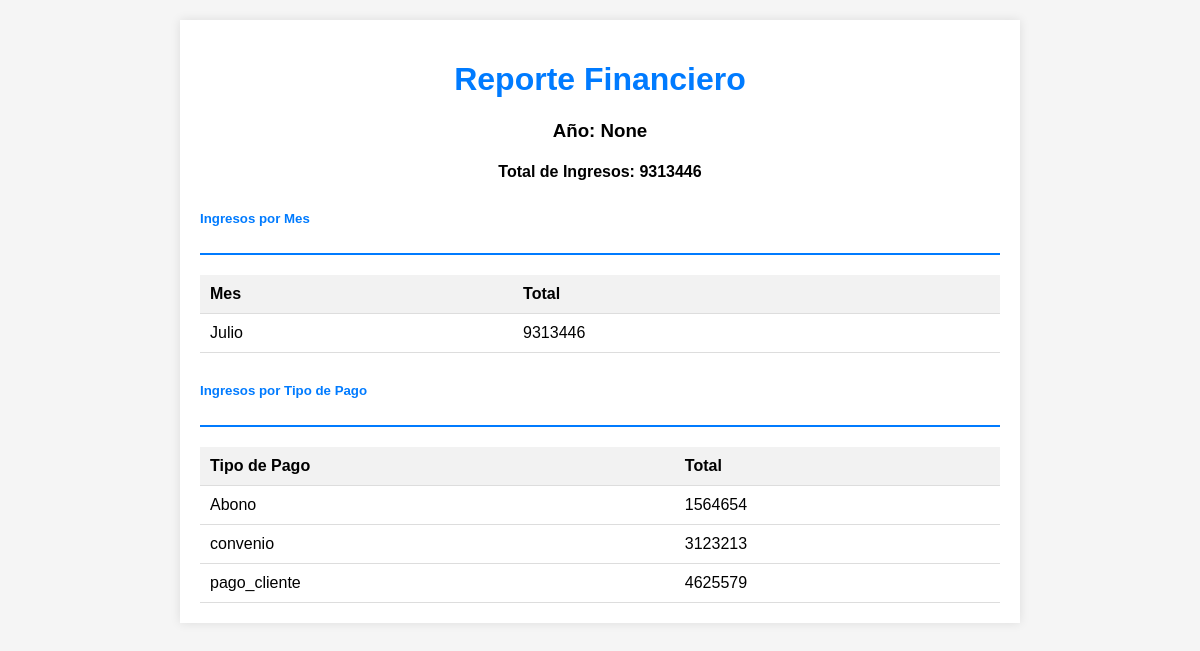
Page /abogados/GenerarReporteFinanciero/ (signed in) on the committed database.
### abogados/models.py (models this page shows, shortened)
class Pago(models.Model):
    id_pago = models.AutoField(primary_key=True)
    fecha_pago = models.DateField()
    monto = models.DecimalField(max_digits=10, decimal_places=2)
    tipo_pago = models.CharField(max_length=255)
    cliente = models.ForeignKey(Cliente, on_delete=models.CASCADE)

### abogados/views.py (the view)
# urls.py: path('GenerarReporteFinanciero/', views.GenerarReporteFinanciero, name='GenerarReporteFinanciero'),
@login_required
@user_passes_test(is_abogado_admin)
def GenerarReporteFinanciero(request):
    year = request.GET.get('year')
    pagos = Pago.objects.filter(fecha_pago__year=year) if year else Pago.objects.all()
    total_ingresos = pagos.aggregate(Sum('monto'))['monto__sum']
    pagos_por_mes = pagos.annotate(month=ExtractMonth('fecha_pago')).values('month').annotate(total=Sum('monto')).order_by('month')
    pagos_por_tipo = pagos.values('tipo_pago').annotate(total=Sum('monto')).order_by('tipo_pago')
    month_names = {
        1: 'Enero', 2: 'Febrero', 3: 'Marzo', 4: 'Abril', 5: 'Mayo', 6: 'Junio',
        7: 'Julio', 8: 'Agosto', 9: 'Septiembre', 10: 'Octubre', 11: 'Noviembre', 12: 'Diciembre'
    }
    pagos_por_mes = [{'month_name': month_names[mes['month']], 'total': mes['total']} for mes in pagos_por_mes]
    context = {
        'total_ingresos': total_ingresos,
        'year': year,
        'pagos_por_mes': pagos_por_mes,
        'pagos_por_tipo': pagos_por_tipo
    }
    return render(request, 'abogados/ReporteFinanciero.html', context)

### abogados/views.py (called while the page is built)
def is_abogado_admin(user):
    return user.groups.filter(name='Abogado_Administrador').exists()

### abogados/templates/abogados/ReporteFinanciero.html (shortened to what this page needs)
<!DOCTYPE html>
<html lang="es">
<head>
</head>
<body>
    <div class="report-container">
        <h1 class="title">Reporte Financiero</h1>
        <div class="info-line">
            <h3>Año: {{ year }}</h3>
        </div>
        <div class="info-line">
            <h4>Total de Ingresos: {{ total_ingresos }}</h4>
        </div>
        <div class="section-title">
            <h5>Ingresos por Mes</h5>
        </div>
        <div class="table-container">
            <table>
                <thead>
                    <tr>
                        <th>Mes</th>
                        <th>Total</th>
                    </tr>
                </thead>
                <tbody>
                    {% for mes in pagos_por_mes %}
                    <tr>
                        <td>{{ mes.month_name }}</td>
                        <td>{{ mes.total }}</td>
                    </tr>
                    {% endfor %}
                </tbody>
            </table>
        </div>
        <div class="section-title">
            <h5>Ingresos por Tipo de Pago</h5>
        </div>
        <div class="table-container">
            <table>
                <thead>
                    <tr>
                        <th>Tipo de Pago</th>
                        <th>Total</th>
                    </tr>
                </thead>
                <tbody>
                    {% for tipo in pagos_por_tipo %}
                    <tr>
                        <td>{{ tipo.tipo_pago }}</td>
                        <td>{{ tipo.total }}</td>
                    </tr>
                    {% endfor %}
                </tbody>
            </table>
        </div>
    </div>
</body>
</html>

### abogados/templates/abogados/ReporteFinanciero.html (style rules this page uses)
body { font-family: Arial, sans-serif; margin: 0; padding: 20px; background-color: #f5f5f5; }
.report-container { background-color: #ffffff; padding: 20px; margin: 0 auto; max-width: 800px; box-shadow: 0 0 10px rgba(0,0,0,0.1); }
.title { text-align: center; color: #007bff; }
.info-line { margin: 10px 0; text-align: center; }
.section-title { margin-top: 30px; border-bottom: 2px solid #007bff; padding-bottom: 5px; color: #007bff; }
.table-container { margin-top: 20px; }
table { width: 100%; border-collapse: collapse; margin-top: 10px; }
th, td { padding: 10px; text-align: left; border-bottom: 1px solid #ddd; }
th { background-color: #f2f2f2; }

### rows in the picture
Pago: tipo_pago "Abono", total "1564654"
Pago: tipo_pago "convenio", total "3123213"

### other values in the picture
{{ year }} "None"
{{ total_ingresos }} "9313446"
{{ mes.month_name }} "Julio"
{{ mes.total }} "9313446"
{{ tipo.tipo_pago }} "pago_cliente"
{{ tipo.total }} "4625579"
